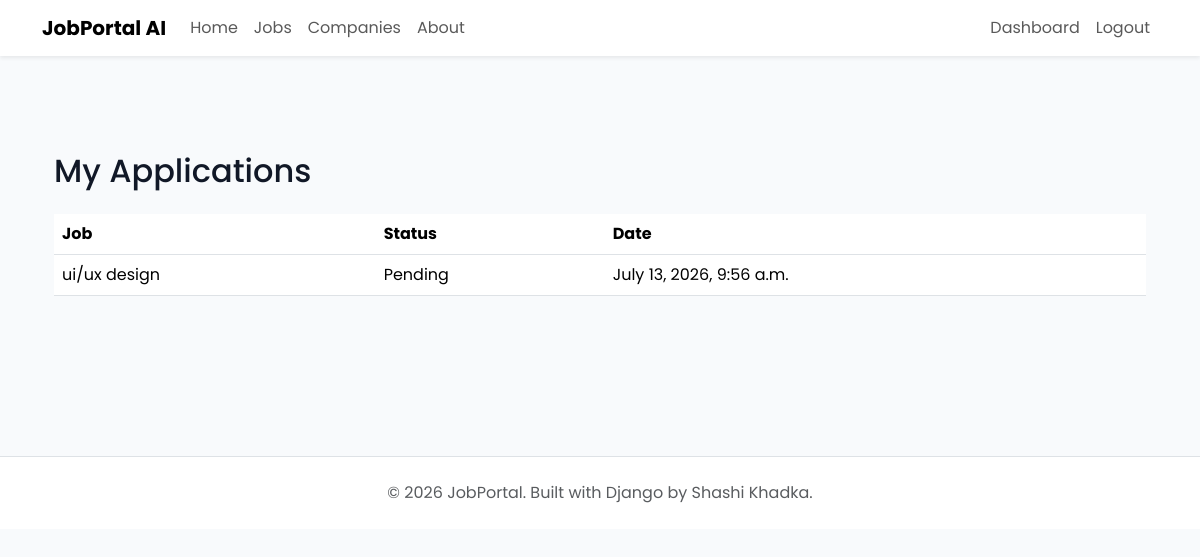
/applications/my-applications/ (signed in), run on an earlier commit of the app's database.
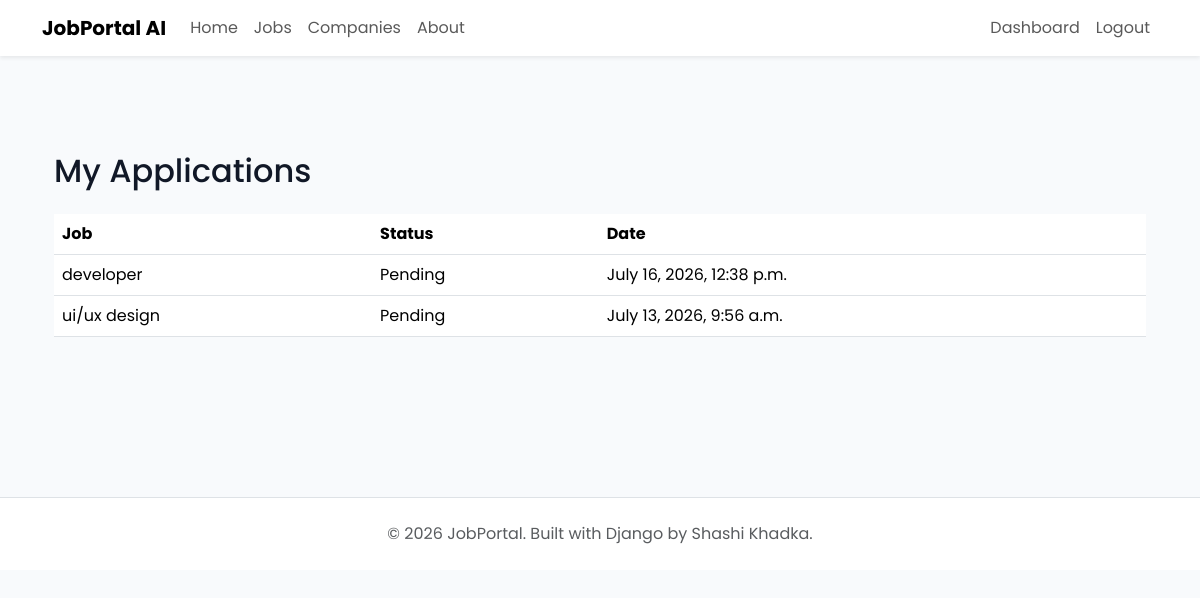
And on a later commit of the database.
### applications/models.py (models this page shows, shortened)
class Application(models.Model):
    applicant = models.ForeignKey( settings.AUTH_USER_MODEL, on_delete=models.CASCADE, related_name="applications" )
    job = models.ForeignKey( Job, on_delete=models.CASCADE,related_name="applications")
    resume = models.FileField( upload_to="resumes/")
    cover_letter = models.TextField( blank=True)
    status = models.CharField( max_length=20,choices=Applicationstatus.choices,default=Applicationstatus.PENDING )
    applied_at = models.DateTimeField(auto_now_add=True)
    first_name = models.CharField(max_length=100, default="")
    last_name = models.CharField(max_length=100, default="")
    location = models.CharField(max_length=100, default="")
    class Meta:
        ordering = ["-applied_at"]
        unique_together = ("applicant", "job")

### jobs/models.py (models this page shows, shortened)
class Job(models.Model):
    class EmploymentType(models.TextChoices):
        FULL_TIME = "Full Time"
        PART_TIME = "Part Time"
        INTERNSHIP = "Internship"
        CONTRACT = "Contract"
    class ExperienceLevel(models.TextChoices):
        ENTRY =  "Entry Level"
        MID =  "Mid Level"
        SENIOR = "Senior Level"
    company = models.ForeignKey(Company,on_delete=models.CASCADE,related_name="jobs")
    title = models.CharField(max_length=200)
    slug = models.SlugField(unique=True,blank=True)
    description = models.TextField()
    location = models.CharField(max_length=150)
    employment_type = models.CharField(max_length=20,choices=EmploymentType.choices)
    experience_level = models.CharField( max_length=20, choices=ExperienceLevel.choices )
    salary_min = models.PositiveIntegerField()
    salary_max = models.PositiveIntegerField()
    vacancies = models.PositiveIntegerField(default=1)
    deadline = models.DateField()
    is_active = models.BooleanField(default=True)
    created_at = models.DateTimeField(auto_now_add=True)
    updated_at = models.DateTimeField(auto_now=True)

### applications/views.py (the view)
# urls.py: path("my-applications/",views.my_applications,name="my-applications"),
@login_required
def my_applications(request):
    applications = Application.objects.filter( applicant=request.user)
    return render(request,"applications/my_application.html",{"applications": applications})

### templates/applications/my_application.html (shortened to what this page needs)
{% extends "base.html" %}
{% block content %}
<div class="container py-5">
<h2 class="mb-4">
My Applications
</h2>
<table class="table">
<tr>
<th>Job</th>
<th>Status</th>
<th>Date</th>
</tr>
{% for application in applications %}
<tr>
<td>
{{ application.job.title }}
</td>
<td>
{{ application.status }}
</td>
<td>
{{ application.applied_at }}
</td>
</tr>
{% empty %}
<tr>
<td colspan="3">
No applications yet.
</td>
</tr>
{% endfor %}
</table>
</div>
{% endblock %}

### templates/base.html (shortened to what this page needs)
{% load static %}
<!DOCTYPE html>
<html lang="en">
<head>
    <link href="https://cdn.jsdelivr.net/npm/bootstrap@5.3.7/dist/css/bootstrap.min.css" rel="stylesheet">
    <link rel="stylesheet"
          href="https://cdn.jsdelivr.net/npm/bootstrap-icons@1.13.1/font/bootstrap-icons.min.css">
    <link rel="stylesheet" href="{% static 'css/variables.css' %}">
    <link rel="stylesheet" href="{% static 'css/main.css' %}">
    <link rel="stylesheet" href="{% static 'css/components.css' %}">
    <link rel="stylesheet" href="{% static 'css/forms.css' %}">
    <link rel="stylesheet" href="{% static 'css/dashboard.css' %}">
    <link rel="stylesheet" href="{% static 'css/responsive.css' %}">
    <link rel="stylesheet" href="{% static 'css/auth.css' %}">
    <link rel="stylesheet" href="{% static 'css/dashboard.css' %}">
</head>
<body>
    {% include 'includes/navbar.html' %}
    <main class="py-5">
        <div class="container-lg">
            {% block content %}
            {% endblock %}
        </div>
    </main>
    {% include 'includes/footer.html' %}
</body>
</html>

### templates/includes/navbar.html (shortened to what this page needs)
<nav class="navbar navbar-expand-lg navbar-light bg-white shadow-sm">
<div class="container">
<a class="navbar-brand fw-bold"
   href="{% url 'home' %}">
JobPortal AI
</a>
<div class="collapse navbar-collapse"
id="navbar">
<ul class="navbar-nav me-auto">
<li class="nav-item">
<a class="nav-link"
href="{% url 'home' %}">
Home
</a>
</li>
<li class="nav-item">
<a class="nav-link"
href="{% url 'job-list' %}">
Jobs
</a>
</li>
<li class="nav-item">
<a class="nav-link"
href="{% url 'company-list' %}">
Companies
</a>
</li>
<li class="nav-item">
<a class="nav-link"
href="{% url 'about' %}">
About
</a>
</li>
</ul>
<ul class="navbar-nav">
{% if request.user.is_authenticated %}
<li class="nav-item">
<a class="nav-link"
href="{% url 'dashboard' %}">
Dashboard
</a>
</li>
<li class="nav-item">
<a class="nav-link"
href="{% url 'logout' %}">
Logout
</a>
</li>
{% endif %}
</ul>
</div>
</div>
</nav>

### templates/includes/footer.html
<footer class="py-4 mt-5 bg-white border-top">
    <div class="container-lg text-center">
        <p class="text-muted mb-0">
            © 2026 JobPortal.
            Built with Django by Shashi Khadka.
        </p>
    </div>
</footer>

### static/css/variables.css (style rules this page uses)
:root { --primary:#4F46E5; --primary-hover:#4338CA; --secondary:#6366F1; --success:#22C55E; --danger:#EF4444; --warning:#F59E0B; --dark:#0F172A; --gray:#64748B; --light:#F8FAFC; --white:#FFFFFF; --border:#E2E8F0; --shadow:0 8px 30px rgba(0,0,0,.08); --radius:12px; }

### static/css/main.css (style rules this page uses)
* { margin:0; padding:0; box-sizing:border-box; }
body { font-family:'Poppins',sans-serif; background:var(--light); color:var(--dark); }
a { text-decoration:none; }
.container-lg { width:95%; max-width:1300px; margin:auto; }

### static/css/dashboard.css (style rules this page uses)
:root { --primary:#4F46E5; --success:#22C55E; --warning:#F59E0B; --danger:#EF4444; --bg:#F6F8FC; --card:#ffffff; --text:#1E293B; --muted:#64748B; --border:#E5E7EB; }
body { background:var(--bg); }
:root { --primary:#2563eb; --primary-dark:#1d4ed8; --primary-light:#eef4ff; --success:#16a34a; --warning:#f59e0b; --danger:#ef4444; --text:#111827; --text-light:#6b7280; --border:#e5e7eb; --white:#ffffff; --background:#f8fafc; --radius:18px; --radius-sm:12px; --shadow:0 10px 30px rgba(0,0,0,.06); --shadow-hover:0 18px 40px rgba(37,99,235,.15); --transition:.25s ease; }
* { box-sizing:border-box; }
body { background:var(--background); font-family:"Poppins", sans-serif; color:var(--text); -webkit-font-smoothing:antialiased; }
a { text-decoration:none; transition:color var(--transition); }

What changed in the data, as far as the page shows it:
added Application: job "developer", status "Pending", applied_at "July 16, 2026, 12:38 p.m."
